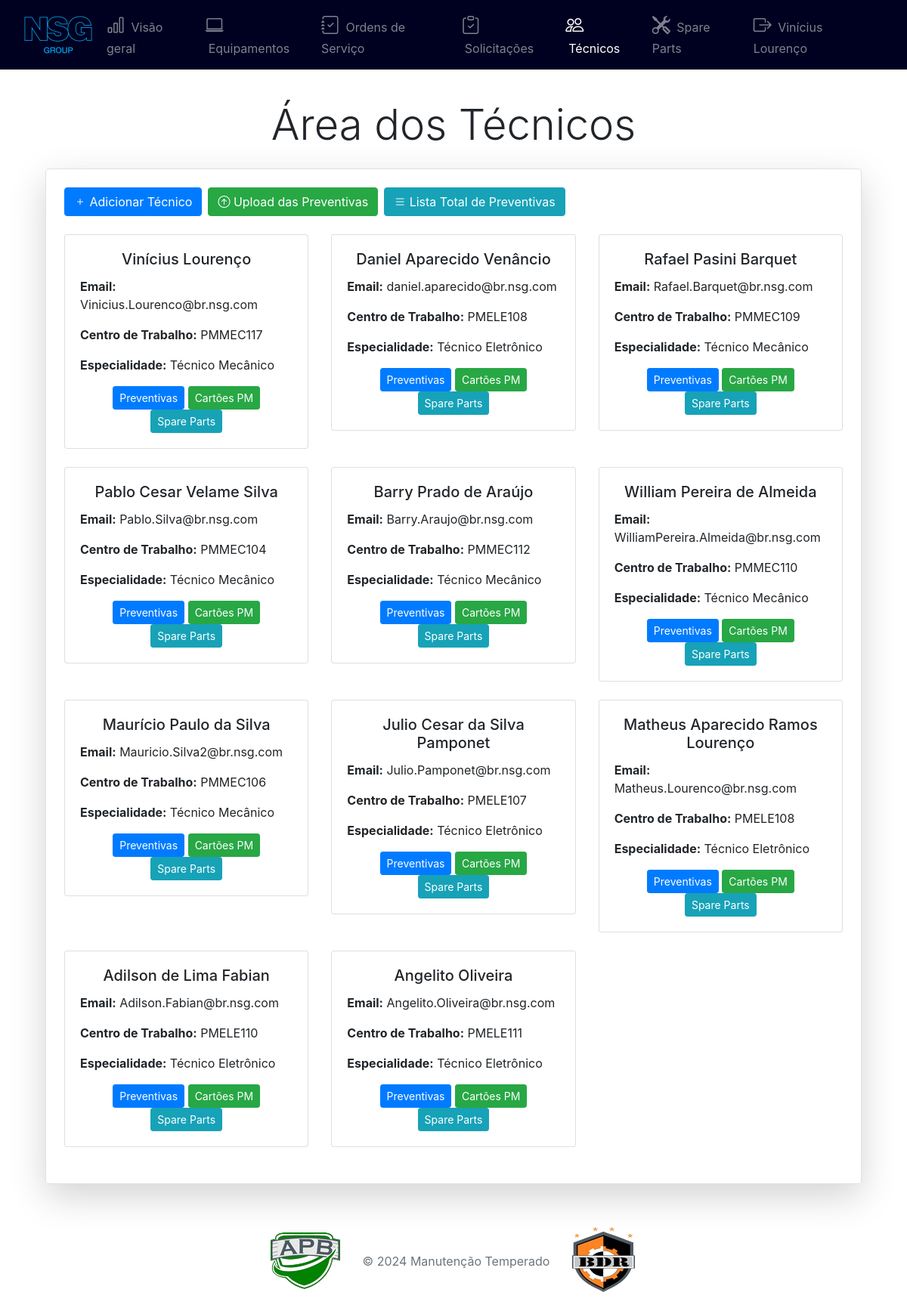
The page /tecnicos/ (signed in) on the database its author committed.
### tecnicos/models.py (models this page shows, shortened)
class Tecnicos(models.Model):
    nome = models.CharField(max_length=100)
    email = models.EmailField(max_length=254, default='')
    centro_trabalho_responsavel = models.CharField(max_length=100, blank=True, null=True)
    especialidade = models.CharField(max_length=100, blank=True, null=True)
    user = models.ForeignKey(User, on_delete=models.CASCADE, null=True, blank=True)
    setor = models.ForeignKey(Setor, on_delete=models.CASCADE, null=True, blank=True)  # Temporariamente opcional

### tecnicos/views.py (the view)
# urls.py: path('tecnicos/', TecnicosListView.as_view(), name='tecnicos_list'),
class TecnicosListView(LoginRequiredMixin, ListView):
    model = Tecnicos
    template_name = 'tecnicos_list.html'
    context_object_name = 'tecnicos'
    def get_queryset(self):
        user = self.request.user
        usuario = get_object_or_404(Usuario, user=user)
        setor = usuario.setor
        return Tecnicos.objects.filter(setor=setor)

### app/context_processors.py (called while the page is built)
def user_sector(request):
    if request.user.is_authenticated:
        try:
            return {
                'user_sector': request.user.usuario.setor.nome
            }
        except AttributeError:
            return {'user_sector': 'Desconhecido'}
    return {}

### tecnicos/templates/tecnicos_list.html (shortened to what this page needs)
{% extends 'base.html' %}
{% block content %}
  <div class="container-fluid">
    <div class="mb-4">
      <h3 class="display-4 text-center">Área dos Técnicos</h3>
    </div>
    <div class="container-fluid mt-4 border border-gray rounded shadow-lg p-4 mb-4">
      <div class="row mb-3">
        <div class="col-md-12">
          <div class="d-flex">
            <a href="{% url 'tecnicos_create' %}" class="btn btn-primary me-2 mb-2">
              <i class="bi bi-plus"></i> Adicionar Técnico
            </a>
            <a href="{% url 'upload_file' %}" class="btn btn-success me-2 mb-2">
              <i class="bi bi-arrow-up-circle"></i> Upload das Preventivas
            </a>
            <a href="{% url 'preventiva_list' %}" class="btn btn-info me-2 mb-2">
              <i class="bi bi-list"></i> Lista Total de Preventivas
            </a>
          </div>
        </div>
      </div>
      <div class="row">
        {% for tecnico in tecnicos %}
          <div class="col-md-4 mb-4">
            <div class="card">
              <div class="card-body">
                <h5 class="card-title text-center">
                  <a href="{% url 'tecnicos_detail' tecnico.pk %}" style="text-decoration: none; color: inherit;">{{ tecnico.nome }}</a>
                </h5>
                <p class="card-text"><strong>Email:</strong> {{ tecnico.email }}</p>
                <p class="card-text"><strong>Centro de Trabalho:</strong> {{ tecnico.centro_trabalho_responsavel }}</p>
                <p class="card-text"><strong>Especialidade:</strong> {{ tecnico.especialidade }}</p>
                <div class="text-center">
                  <a href="{% url 'preventiva_detail' pk=tecnico.pk %}" class="btn btn-primary btn-sm">Preventivas</a>
                  <a href="{% url 'solicitacoes_por_tecnico' tecnico.pk %}" class="btn btn-success btn-sm">Cartões PM</a>
                  <a href="{% url 'materiais_por_responsavel' tecnico.pk %}" class="btn btn-info btn-sm">Spare Parts</a>
                </div>
              </div>
            </div>
          </div>
        {% empty %}
          <p class="text-center">Nenhum técnico cadastrado.</p>
        {% endfor %}
      </div>
    </div>
  </div>
{% endblock %}

### app/templates/components/_header.html (shortened to what this page needs)
{% load static %}
<head>
</head>
<body>
    <nav class="navbar navbar-expand-lg navbar-dark" style="background-color: #000020;">
      <div class="container-fluid">
          <img src="{% static 'nsg.png' %}" alt="Brasão" class="navbar-brand-img" style="margin-right: 10px;">
        <div class="collapse navbar-collapse" id="menuCollapse">
          <ul class="navbar-nav mx-auto">
            <li class="nav-item">
              <a class="nav-link" href="{% url 'login' %}">
                <i class="bi bi-bar-chart fs-4" aria-hidden="true"></i>
                <span class="ms-1">Visão geral</span>
              </a>
            </li>
            <li class="nav-item">
              <a class="nav-link" href="{% url 'equipamento_list' %}">
                <i class="bi bi-laptop fs-4" aria-hidden="true"></i>
                <span class="ms-1">Equipamentos</span>
              </a>
            </li>
            <li class="nav-item">
              <a class="nav-link" href="{% url 'ordem_list' %}">
                <i class="bi bi-journal-check fs-4" aria-hidden="true"></i>
                <span class="ms-1">Ordens de Serviço</span>
              </a>
            </li>
            <li class="nav-item">
              <a class="nav-link" href="{% url 'solicitacao_list' %}">
                <i class="bi bi-clipboard-check fs-4" aria-hidden="true"></i>
                <span class="ms-1">Solicitações</span>
              </a>
            </li>
            <li class="nav-item">
              <a class="nav-link" href="{% url 'tecnicos_list' %}">
                <i class="bi bi-people fs-4" aria-hidden="true"></i>
                <span class="ms-1">Técnicos</span>
              </a>
            </li>
            <li class="nav-item">
              <a class="nav-link" href="{% url 'spare_list' %}">
                <i class="bi bi-tools fs-4" aria-hidden="true"></i>
                <span class="ms-1">Spare Parts</span>
              </a>
            </li>
          </ul>
          <ul class="navbar-nav ms-auto">
            <li class="nav-item">
              <a class="nav-link" href="{% url 'logout' %}">
                <i class="bi bi-box-arrow-right fs-4" aria-hidden="true"></i>
                <span class="ms-1">{{ request.user.first_name }}</span>
              </a>
            </li>
          </ul>
        </div>
      </div>
    </nav>
</body>
</html>

### app/templates/components/_header.html (style rules this page uses)
.navbar-nav .nav-item.active .nav-link { color: white; }
.navbar-nav .nav-link { color: white; }

### rows shown on the page
Tecnicos: nome "Vinícius Lourenço", email "Vinicius.Lourenco@br.nsg.com", centro_trabalho_responsavel "PMMEC117", especialidade "Técnico Mecânico"
Tecnicos: nome "Daniel Aparecido Venâncio", email "daniel.aparecido@br.nsg.com", centro_trabalho_responsavel "PMELE108", especialidade "Técnico Eletrônico"
Tecnicos: nome "Rafael Pasini Barquet", email "Rafael.Barquet@br.nsg.com", centro_trabalho_responsavel "PMMEC109", especialidade "Técnico Mecânico"
Tecnicos: nome "Pablo Cesar Velame Silva", email "Pablo.Silva@br.nsg.com", centro_trabalho_responsavel "PMMEC104", especialidade "Técnico Mecânico"
Tecnicos: nome "Barry Prado de Araújo", email "Barry.Araujo@br.nsg.com", centro_trabalho_responsavel "PMMEC112", especialidade "Técnico Mecânico"
Tecnicos: nome "William Pereira de Almeida", email "WilliamPereira.Almeida@br.nsg.com", centro_trabalho_responsavel "PMMEC110", especialidade "Técnico Mecânico"
Tecnicos: nome "Maurício Paulo da Silva", email "Mauricio.Silva2@br.nsg.com", centro_trabalho_responsavel "PMMEC106", especialidade "Técnico Mecânico"
Tecnicos: nome "Julio Cesar da Silva Pamponet", email "Julio.Pamponet@br.nsg.com", centro_trabalho_responsavel "PMELE107", especialidade "Técnico Eletrônico"
Tecnicos: nome "Matheus Aparecido Ramos Lourenço", email "Matheus.Lourenco@br.nsg.com", centro_trabalho_responsavel "PMELE108", especialidade "Técnico Eletrônico"
Tecnicos: nome "Adilson de Lima Fabian", email "Adilson.Fabian@br.nsg.com", centro_trabalho_responsavel "PMELE110", especialidade "Técnico Eletrônico"
Tecnicos: nome "Angelito Oliveira", email "Angelito.Oliveira@br.nsg.com", centro_trabalho_responsavel "PMELE111", especialidade "Técnico Eletrônico"

### other values the page prints
{{ request.user.first_name }} "Vinícius Lourenço"
